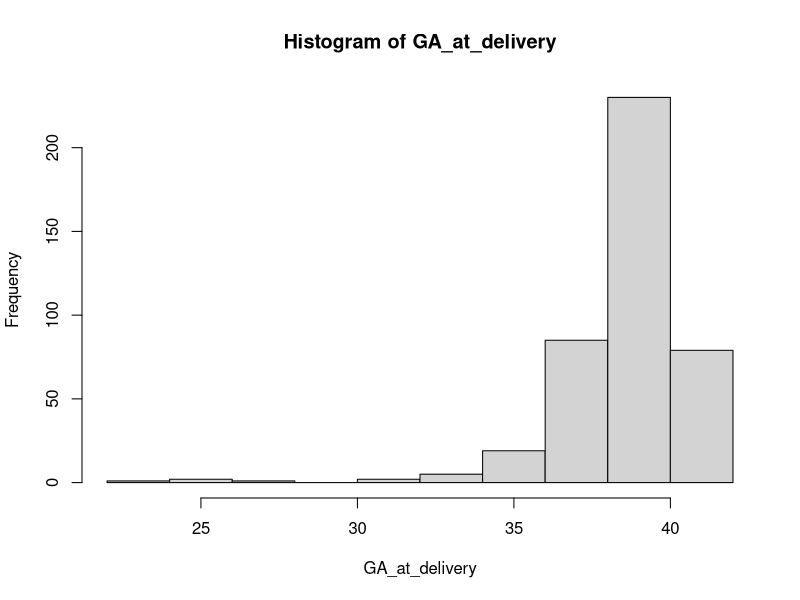
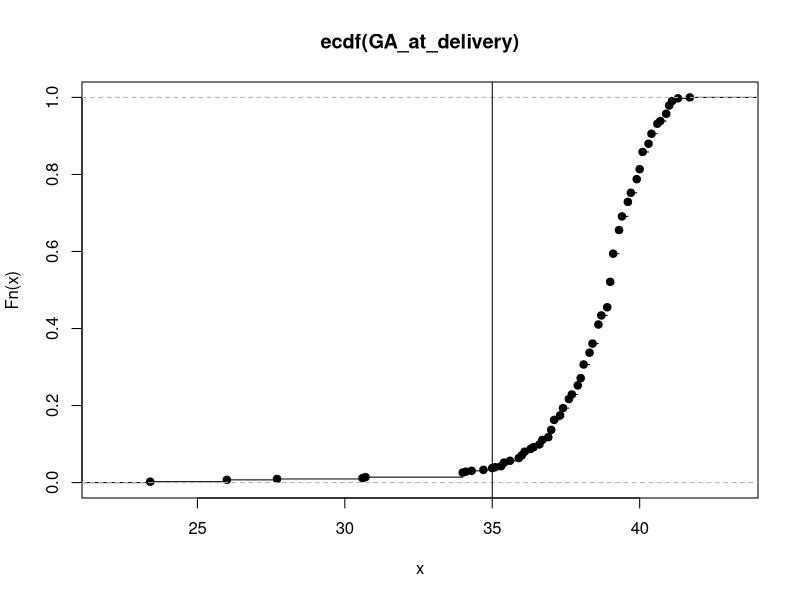

Write R code to recreate these figures, in order.
## ---- chunk 1
df <- read.csv("fulldata_4.csv")
## ---- chunk 2
with(data=df, hist(GA_at_delivery))
## ---- chunk 3
with(data=df, summary(GA_at_delivery))
## ---- chunk 4
with(data=df, plot(ecdf(GA_at_delivery)))
abline(v=35)
## ---- chunk 5
with(data=df, sum(GA_at_delivery < 37))
## ---- chunk 6
with(data=df, sum(GA_at_delivery <= 35))
